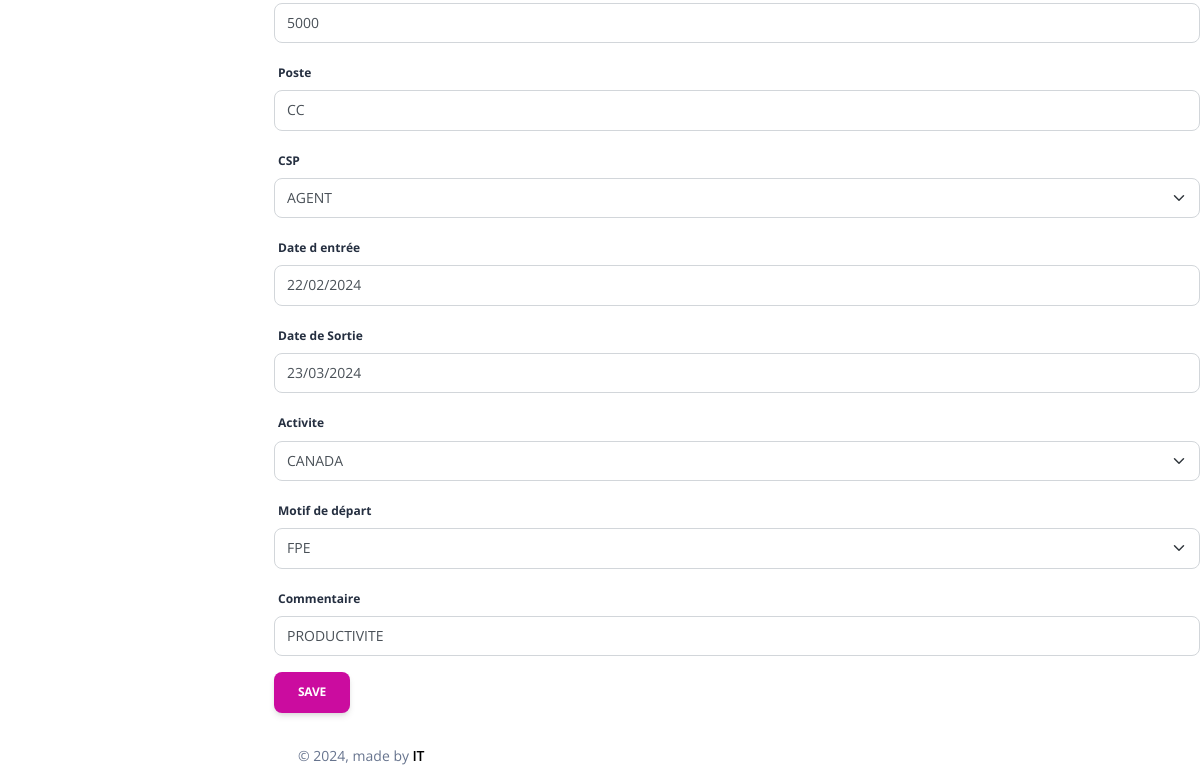
Page /EditC/18 (signed in, lower part) on the earlier database version.
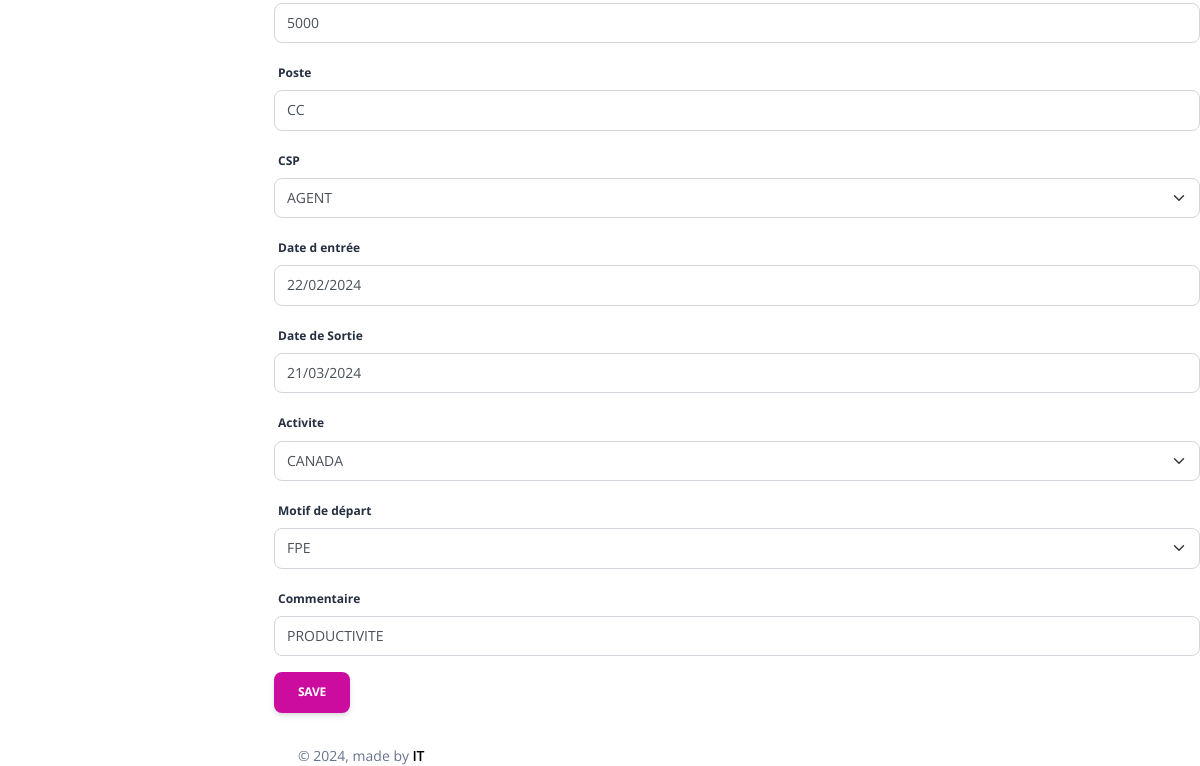
Same page on the later database version.
### admin_Sos/models.py (models this page shows, shortened)
class Collaborateur(models.Model):
    Statut_P= (
        ('AGENT','AGENT'),
        ('CADRE','CADRE'),
        ('TECHNICIEN','TECHNICIEN'),
        ('STAGIAIRE','STAGIAIRE'),
    )
    STATUT_statut = (
        ('ACTIF','ACTIF'),
        ('INACTIF','INACTIF'),
        ('FORMATION','FORMATION'),
        ('STAGE','STAGE'),
    )
    STATUT_activite = (
        ('FRANCE','FRANCE'),
        ('CANADA','CANADA'),
    )
    STATUT_causededepart = (
        ('Demission','Demission'),
        ('Licenciement','Licenciement'),
        ('FPE','FPE'),
        ('Fin de contrat','Fin de contrat'),
        ('Comportement','Comportement'),
        ('Etudes','Etudes'),
        ('Sans motif(Volantaire)','Sans motif(Volantaire)'),
        ('Autre','Autre'),
    )
    Contart = (
        ('Etranger','Etranger'),
        ('Stage','Stage'),
        ('CDD','CDD'),
        ('CDI','CDI'),
    )
    TTGD = (
        ('Célibataire ','Célibataire'),
        ('Marié(e)','Marié(e)'),
        ('Divorcé(e)','Divorcé(e)'),
        ('Veuf(ve)','Veuf(ve)'),
    )
    statut_sexe = (
        ('H','H'),
        ('F','F'),
    )
    statut_TF = (
        ('OUI','OUI'),
        ('NON','NON'),
    )
    Statut = models.CharField(max_length=10,null=True,blank=True,choices=STATUT_statut)
    Nom = models.CharField(max_length=500,null=True,blank=True)
    Prenom = models.CharField(max_length=500,null=True,blank=True)
    Sexe = models.CharField(max_length=50,null=True,blank=True,choices=statut_sexe)
    Date_de_naissance = models.DateField(null=True,blank=True)
    Age = models.PositiveIntegerField(null=True,blank=True)
    Situation_familiale = models.CharField(max_length=100, null=True,blank=True,choices=TTGD)
    Nombre_d_enfants = models.FloatField(default=0, null=True,blank=True)
    N_CIN =models.CharField(default="-",max_length=120 ,null=True,blank=True)
    N_Passeport=models.CharField(default="-",max_length=300 ,null=True,blank=True)
    Nationalité=models.CharField(default="-",max_length=200,null=True,blank=True)
    Adresse_postale=models.CharField(default="-",max_length=200,null=True,blank=True)
    Ville=models.CharField(default="-",max_length=100,null=True,blank=True)
    E_mail= models.EmailField(null=True,blank=True)
    Declaration_CNSS= models.CharField(max_length=100,null=True,blank=True,choices=statut_TF)
    N_de_téléphone=models.CharField(max_length=200,null=True,blank=True)
    RIB = models.CharField(default="-",max_length=300,null=True,blank=True)
    N_CNSS= models.CharField(default="-",max_length=200,null=True,blank=True)
    Type_de_contrat= models.CharField(max_length=100,null=True,blank=True,choices=Contart)
    Salaire_base = models.PositiveBigIntegerField(default=0,null=True,blank=True)
    Nombre_de_Jour_Travaille_Admin= models.PositiveIntegerField(default=0,null=True,blank=True)
    Poste = models.CharField(max_length=100,null=True,blank=True)
    CSP = models.CharField(max_length=100,null=True,blank=True,choices=Statut_P)
    Date_d_entrée = models.DateField(null=True,blank=True)
    Date_de_Sortie = models.DateField(null=True,blank=True)
    anciennetee = models.IntegerField(default=0,null=True, blank=True)
    Motif_de_départ = models.CharField(default="-",max_length=1000,null=True,blank=True,choices=STATUT_causededepart)
    Commentaire = models.CharField(default="-",max_length=1000,null=True,blank=True)
    Prime_Produit = models.FloatField(default=0,null=True,blank=True)
    Nbre_d_heures_Travaillees= models.FloatField(default=0,null=True,blank=True)
    Planifier= models.FloatField(default=0,null=True,blank=True)
    Avance_sur_salaire = models.FloatField(default=0,null=True,blank=True)
    S_H = models.FloatField(default=0,null=True, blank=True)
    Activite=models.CharField(max_length=100,null=True,blank=True,choices=STATUT_activite)
    user =models.OneToOneField(User, null=True,blank=True,on_delete=models.CASCADE)

### admin_Sos/decorators.py (the view)
        def wrapper_func(request,*args, **kwargs):
            group=None
            if request.user.groups.exists():
                group= request.user.groups.all()[0].name
            if group == 'Admin':
                return view_func(request,*args, **kwargs)
            if group == 'Agent':
                return redirect('home')
            else:
                return redirect('login')

### admin_Sos/forms.py
class Collaborateurform(forms.ModelForm):
    class Meta:
        model=Collaborateur
        fields = ['Statut','Nom', 'Prenom','Sexe', 'Date_de_naissance','Situation_familiale','Nombre_d_enfants','N_CIN','N_Passeport','Nationalité','Adresse_postale','Ville','E_mail','Declaration_CNSS','N_de_téléphone','RIB','N_CNSS','Type_de_contrat','Salaire_base','Poste','CSP','Date_d_entrée','Date_de_Sortie','Activite','Motif_de_départ','Commentaire']

### admin_Sos/views.py (called while the page is built)
@login_required(login_url='login')
@admin_only
def EditCView(request,id):
    instance= Collaborateur.objects.get(id=id)
    if request.method == "POST":
        form = Collaborateurform(data=request.POST,files=request.FILES,instance=instance)
        if form.is_valid():
            form.save()
            return redirect('table')
    if request.method == "GET":
        form = Collaborateurform(instance=instance)
    return render(request,'admin_/EditC.html',{'form':form,'collaborateur':instance})

### Templates/admin_/EditC.html (shortened to what this page needs)
{% extends 'admin_/Base/homebase_admin.html' %}
{% block body %}{% include 'admin_/content/Modify/content_editC.html'%}{% endblock  %}

### Templates/admin_/content/Modify/content_editC.html (shortened to what this page needs)
{% load crispy_forms_tags %}
<form method="POST" enctype="multipart/form-data" data-url="{% url 'EditC' id=collaborateur.id %}" class="create-form">
   {{form|crispy}}
   <button type="submit" name="Ajouter" value="Ajouter" class="btn btn-primary">Save</button>
</form>

Differences in the rows shown:
changed Collaborateur "CC": Date_de_Sortie "23/03/2024" → "21/03/2024"
